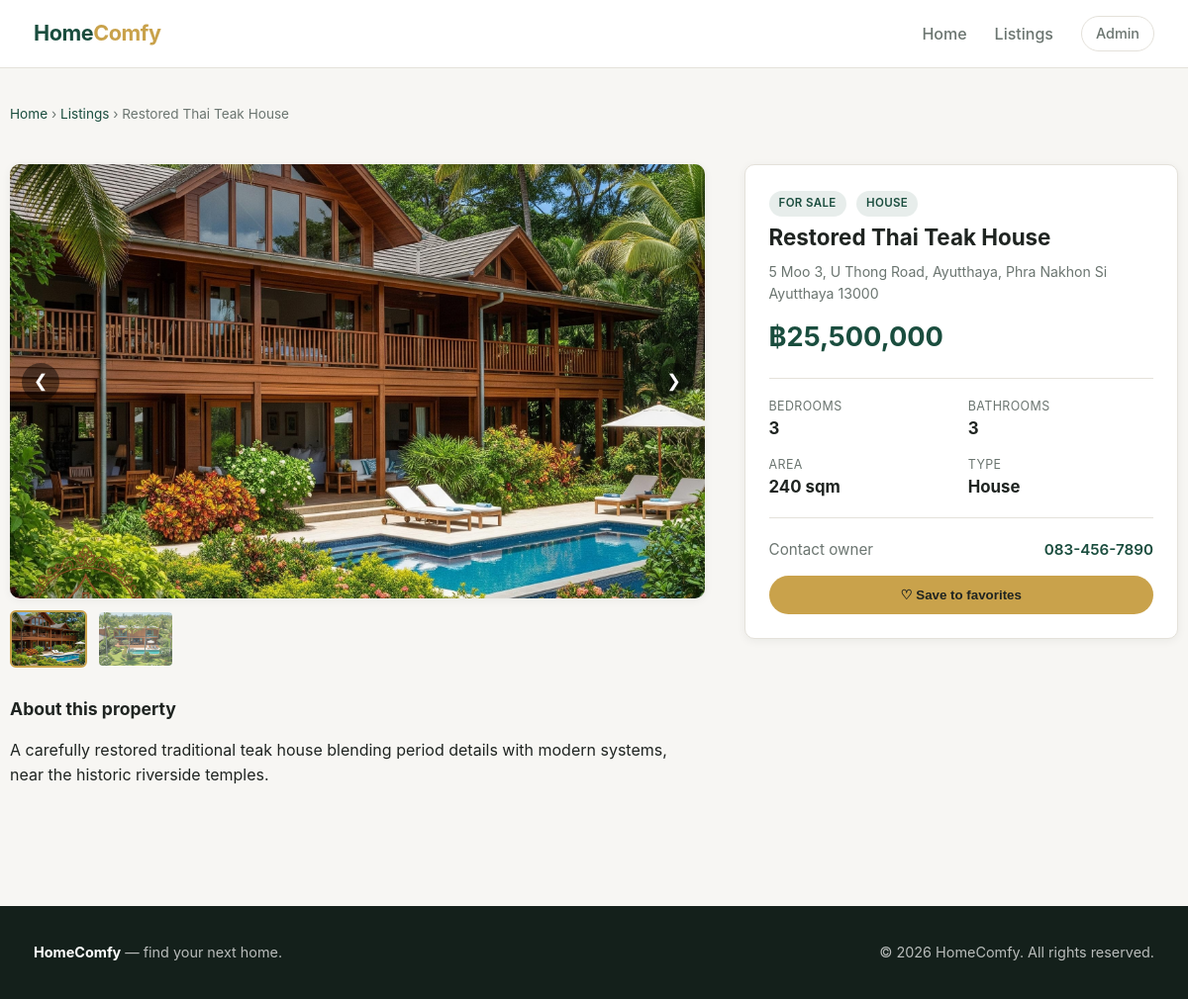
The app's page /listings/26/ with its own data.
### listings/models.py (models this page shows, shortened)
class Property(models.Model):
    class PropertyType(models.TextChoices):
        HOUSE = 'house', 'House'
        APARTMENT = 'apartment', 'Apartment'
        CONDO = 'condo', 'Condo'
        LAND = 'land', 'Land'
        COMMERCIAL = 'commercial', 'Commercial'
    class ListingType(models.TextChoices):
        SALE = 'sale', 'For Sale'
        RENT = 'rent', 'For Rent'
    title = models.CharField(max_length=200)
    slug = models.SlugField(max_length=220, unique=True, blank=True)
    description = models.TextField()
    property_type = models.CharField(max_length=20, choices=PropertyType.choices, default=PropertyType.HOUSE)
    listing_type = models.CharField(max_length=10, choices=ListingType.choices, default=ListingType.SALE)
    price = models.DecimalField(max_digits=12, decimal_places=2)
    bedrooms = models.PositiveSmallIntegerField()
    bathrooms = models.PositiveSmallIntegerField()
    area_sqm = models.PositiveIntegerField(help_text='Living area in square meters')
    address = models.CharField(max_length=255)
    city = models.CharField(max_length=100)
    state = models.CharField(max_length=100)
    zip_code = models.CharField(max_length=20)
    owner_phone = models.CharField(max_length=30, blank=True, help_text='Contact number shown on the detail page')
    is_featured = models.BooleanField(default=False)
    is_available = models.BooleanField(default=True)
    created_at = models.DateTimeField(auto_now_add=True)
    updated_at = models.DateTimeField(auto_now=True)
    class Meta:
        verbose_name_plural = 'Properties'
        ordering = ['-created_at']

### listings/views.py (the view)
# urls.py: path('listings/<int:pk>/', views.ListingDetailView.as_view(), name='property_detail'),
class ListingDetailView(DetailView):
    model = Property
    template_name = 'listings/listing_detail.html'
    context_object_name = 'property'
    def get_context_data(self, **kwargs):
        context = super().get_context_data(**kwargs)
        context['gallery_images'] = [
            {'url': image.image.url, 'caption': image.caption}
            for image in self.object.images.all()
        ]
        return context

### listings/templates/listings/listing_detail.html (shortened to what this page needs)
{% extends 'listings/base.html' %}
{% load humanize %}
{% block content %}
  <div class="container detail-header">
    <div class="breadcrumb">
      <a href="{% url 'listings:home' %}">Home</a> &rsaquo;
      <a href="{% url 'listings:property_list' %}">Listings</a> &rsaquo;
      {{ property.title }}
    </div>
  </div>
  <div class="container detail-grid">
    <div>
      <div id="gallery-app">
        <div class="gallery-wrap">
          <div class="gallery-main">
            <img :src="currentImage.url" :alt="currentImage.caption || '{{ property.title|escapejs }}'">
          </div>
          <template v-if="images.length > 1">
            <button class="gallery-nav-btn prev" @click="prev">&#10094;</button>
            <button class="gallery-nav-btn next" @click="next">&#10095;</button>
          </template>
        </div>
        <div class="gallery-thumbs" v-if="images.length > 1">
          <img v-for="(img, idx) in images"
               :key="idx"
               :src="img.url"
               :class="{ active: idx === currentIndex }"
               @click="select(idx)"
               :alt="img.caption || 'thumbnail'">
        </div>
      </div>
      <div class="detail-description">
        <h3>About this property</h3>
        <p>{{ property.description|linebreaksbr }}</p>
      </div>
    </div>
    <aside class="detail-sidebar">
      <span class="tag">{{ property.get_listing_type_display }}</span>
      <span class="tag">{{ property.get_property_type_display }}</span>
      <h1>{{ property.title }}</h1>
      <p class="property-location">{{ property.address }}, {{ property.city }}, {{ property.state }} {{ property.zip_code }}</p>
      <p class="property-price">
        &#3647;{{ property.price|floatformat:0|intcomma }}
      </p>
      <div class="detail-facts">
        <div><span>Bedrooms</span><strong>{{ property.bedrooms }}</strong></div>
        <div><span>Bathrooms</span><strong>{{ property.bathrooms }}</strong></div>
        <div><span>Area</span><strong>{{ property.area_sqm|intcomma }} sqm</strong></div>
        <div><span>Type</span><strong>{{ property.get_property_type_display }}</strong></div>
      </div>
      {% if property.owner_phone %}
        <div class="owner-contact">
          <span>Contact owner</span>
          <a href="tel:{{ property.owner_phone }}">{{ property.owner_phone }}</a>
        </div>
      {% endif %}
      <div id="detail-favorite-app"></div>
    </aside>
  </div>
{% endblock %}

### listings/static/listings/css/style.css (style rules this page uses)
:root { --color-primary: #1a4d3e; --color-primary-light: #2f7a5f; --color-accent: #c9a24b; --color-bg: #f7f6f3; --color-surface: #ffffff; --color-text: #1f2421; --color-text-muted: #6b7570; --color-border: #e4e1da; --radius: 10px; --shadow: 0 2px 10px rgba(20, 30, 25, 0.06); --shadow-hover: 0 10px 24px rgba(20, 30, 25, 0.12); }
* { box-sizing: border-box; }
body { margin: 0; font-family: -apple-system, BlinkMacSystemFont, "Segoe UI", Roboto, Helvetica, Arial, sans-serif; background: var(--color-bg); color: var(--color-text); line-height: 1.55; }
a { color: inherit; text-decoration: none; }
img { max-width: 100%; display: block; }
.container { max-width: 1180px; margin: 0 auto; padding: 0 24px; }
.property-price { font-size: 1.25rem; font-weight: 700; color: var(--color-primary); margin: 0 0 4px; }
.property-location { font-size: 0.88rem; color: var(--color-text-muted); margin: 0 0 12px; }
.detail-header { padding: 36px 0 0; }
.breadcrumb { font-size: 0.85rem; color: var(--color-text-muted); margin-bottom: 16px; }
.breadcrumb a { color: var(--color-primary); }
.detail-grid { display: grid; grid-template-columns: 1.6fr 1fr; gap: 40px; padding: 24px 0 64px; align-items: start; }
.gallery-main { aspect-ratio: 16 / 10; border-radius: var(--radius); overflow: hidden; background: #eae7e0; box-shadow: var(--shadow); }
.gallery-main img { width: 100%; height: 100%; object-fit: cover; transition: opacity 0.15s ease; }
.gallery-nav-btn { position: absolute; top: 50%; transform: translateY(-50%); background: rgba(0, 0, 0, 0.45); color: #fff; border: none; width: 38px; height: 38px; border-radius: 50%; cursor: pointer; font-size: 1.1rem; }
.gallery-wrap { position: relative; }
.gallery-nav-btn.prev { left: 12px; }
.gallery-nav-btn.next { right: 12px; }
.gallery-thumbs { display: flex; gap: 10px; margin-top: 12px; flex-wrap: wrap; }
.gallery-thumbs img { width: 78px; height: 58px; object-fit: cover; border-radius: 6px; cursor: pointer; border: 2px solid transparent; opacity: 0.7; transition: opacity 0.15s ease, border-color 0.15s ease; }
.gallery-thumbs img.active { opacity: 1; border-color: var(--color-accent); }
.detail-description { margin-top: 28px; }
.detail-description h3 { font-size: 1.1rem; margin-bottom: 10px; }
.detail-sidebar { background: var(--color-surface); border: 1px solid var(--color-border); border-radius: var(--radius); padding: 24px; box-shadow: var(--shadow); position: sticky; top: 90px; }
.detail-sidebar .property-price { font-size: 1.7rem; }
.detail-sidebar h1 { font-size: 1.4rem; margin: 4px 0 6px; }
.detail-facts { display: grid; grid-template-columns: 1fr 1fr; gap: 14px; margin: 20px 0; padding: 18px 0; border-top: 1px solid var(--color-border); border-bottom: 1px solid var(--color-border); }
.detail-facts div span { display: block; font-size: 0.78rem; color: var(--color-text-muted); text-transform: uppercase; letter-spacing: 0.03em; }
.detail-facts div strong { font-size: 1.05rem; }
.owner-contact { display: flex; align-items: center; justify-content: space-between; gap: 12px; margin-bottom: 14px; font-size: 0.95rem; }
.owner-contact span { color: var(--color-text-muted); }
.owner-contact a { font-weight: 600; color: var(--color-primary); }
.tag { display: inline-block; font-size: 0.72rem; font-weight: 600; text-transform: uppercase; letter-spacing: 0.03em; padding: 4px 10px; border-radius: 999px; background: rgba(26, 77, 62, 0.1); color: var(--color-primary); margin-right: 6px; }

### records on screen
Property: title "Restored Thai Teak House", description "A carefully restored traditional teak house blending period details with modern systems, near the historic riverside temples.", listing_type "FOR SALE", property_type "HOUSE", address "5 Moo 3, U Thong Road", city "Ayutthaya", state "Phra Nakhon Si Ayutthaya", zip_code "13000", price "25,500,000", bedrooms "3", bathrooms "3", area_sqm "240", property_type "House", owner_phone "083-456-7890"
